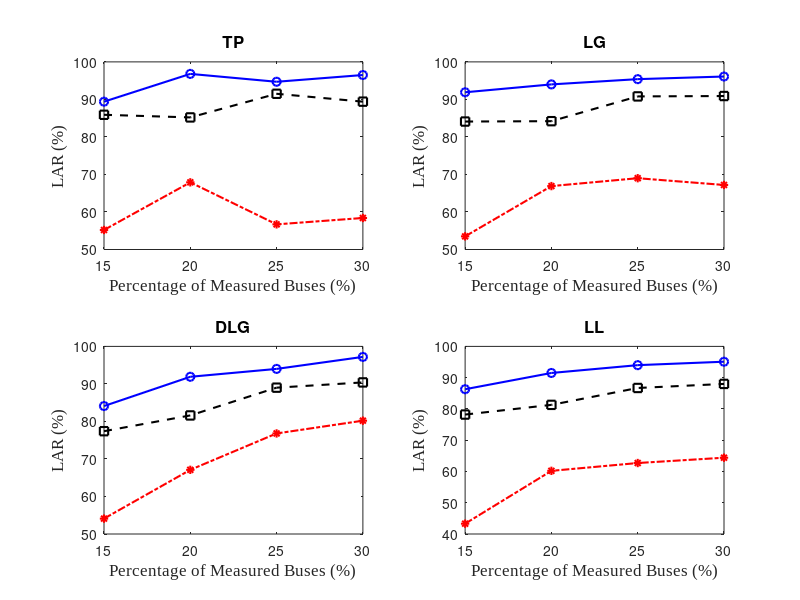

Here is the MATLAB script that generated this plot: (Note: this script raises an error after producing the figure.)
clc;clear all; close all;
% data
ratio = [15:5:30];
cnn1 =  [89.4	96.8	94.7	96.5];
svm1 = [55.2	67.9	56.7	58.4];
nn1 =[85.9	85.2	91.5	89.4];
Threenn1 = [69.0,75.3 , 74.2  ,73.2];

cnn2 =  [91.9	94	95.4	96.1];
svm2 = [53.5	66.9	69	67.2];
nn2 =[84.1	84.2	90.8	90.9];
Threenn2 = [69.4  79.2 80.9 78.2];

cnn3 =  [84.1	91.9	94	97.2];
svm3 = [54.1	67.1	76.8	80.2];
nn3 =[77.4	81.6	89	90.4];
Threenn3 = [87.3 89.8 83.0 84.9];


cnn4 =  [86.3	91.5	94	95.1];
svm4 = [43.3	60.2	62.7	64.4];
nn4 =[78.2	81.3	86.7	88];
Threenn4 = [90.8 92.6 85.5 88.4];


cnn0 =  [87.925	93.55	94.525	96.225];
svm0 = [51.525	65.525	66.3	67.55];
nn0 =[81.4	83.075	89.5	89.675];

cnn = [cnn1;cnn2;cnn3;cnn4];
svm = [svm1;svm2;svm3;svm4];
nn = [nn1;nn2; nn3; nn4];
Threenn = [Threenn1;Threenn2; Threenn3; Threenn4];

% plot the figures
num_classifier = 3;
num_faultType = 4;
font_size =12;
marker_type ={'bo-', 'r*-.', 'ks--','b*--','rs-','kd-.','mo--'};
fault_type ={'TP', 'LG', 'DLG', 'LL'};
legend_text = {'CNN','MSVM','2-NN' };
position_array=[0.1 0.64 0.38 0.29;
                0.57 0.64 0.38 0.29;
                0.1 0.18 0.38 0.29;
                0.57 0.18 0.38 0.29;
                0.25 0.02 0.50 0.04];
figure('units','pixels','position',[50 300 600 500]);
set(gca,'fontName','Times New Roman') 
for j=1:num_faultType
    h=subplot(2,2,j);
    set(h,'Units','normalized','Position',position_array(j,:));
    plot(ratio,cnn(j,:),  marker_type{1}, 'linewidth', 1.5);
    hold on; 
    plot(ratio,svm(j,:),  marker_type{2}, 'linewidth', 1.5);
    hold on; 
    plot(ratio,nn(j,:),  marker_type{3}, 'linewidth', 1.5);
    hold on; 
%     plot(ratio,Threenn(j,:),  marker_type{4}, 'linewidth', 1.5);
%     hold on; 
    xlabel('Percentage of Measured Buses (%)','fontname','Times New Roman','fontsize',font_size); 
    ylabel('LAR (%)','fontname','Times New Roman','fontsize',font_size); 
    xlim([ratio(1) ratio(end)]);
    set(gca,'XTick',ratio);
    title(fault_type{j},'fontsize',font_size);
end
h = legend(legend_text, 'Orientation',...
    'horizonal','Location','none','fontname','Times New Roman','fontsize',font_size);
legend('boxoff');
set(h, 'Units','normalized','Position', position_array(5,:));

 



% figure;
% plot(ratio,cnn1,'r-*' ,'lineWidth', 2);
% hold on;
% plot(ratio,svm1, 'b-<', 'lineWidth', 2);
% hold on;
% plot(ratio,nn1, 'g-o', 'lineWidth', 2);
% xlabel('The Ratio of Measured Buses ( %)')
% ylabel('LAR of Different Classifiers (%)')
 